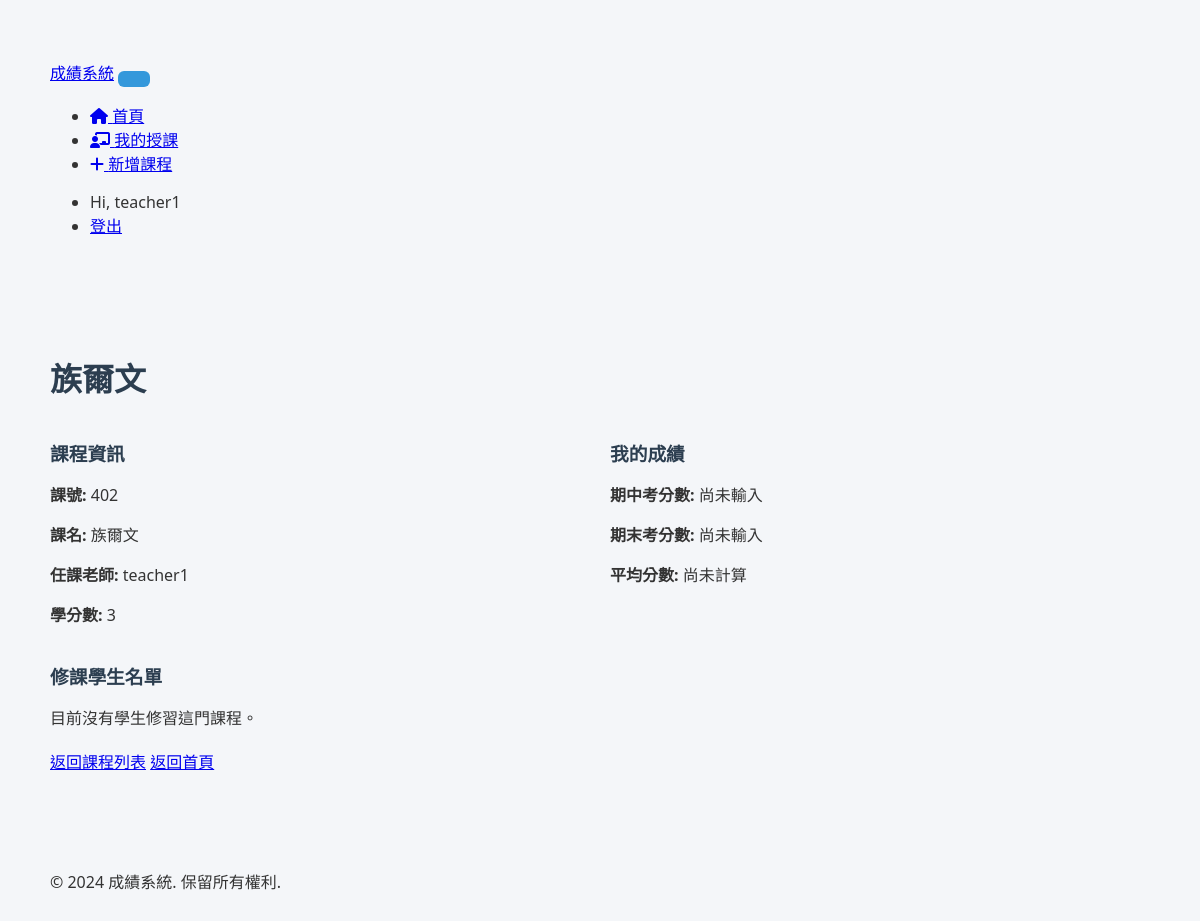
Before: /courses/course/402/ (signed in) with the older database file.
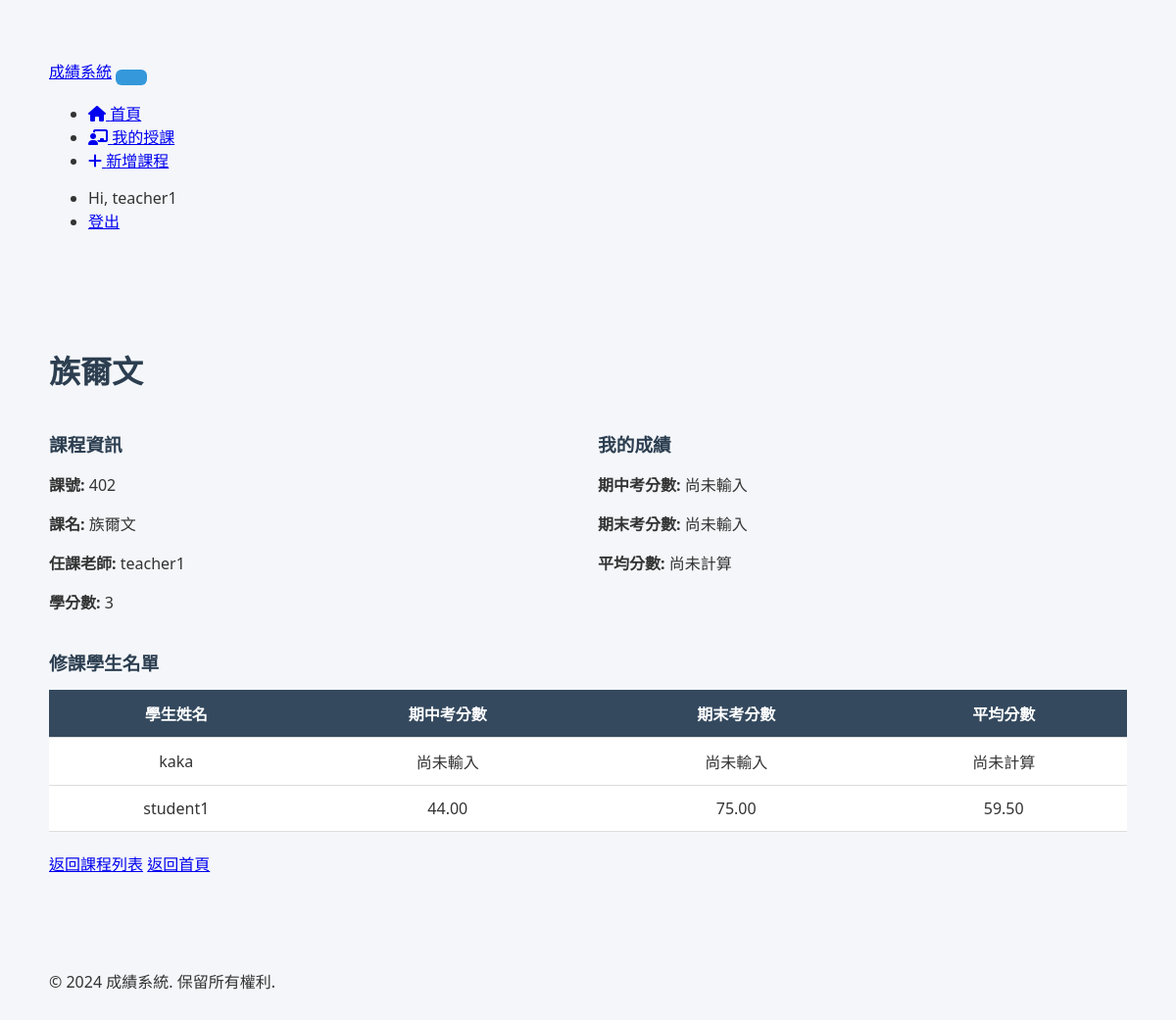
After: the same page with the newer database file.
### grade_system/courses/models.py (models this page shows, shortened)
class StudentCourse(models.Model):
    student = models.ForeignKey(User, on_delete=models.CASCADE,
                               limit_choices_to={'profile__role': 'student'},
                               related_name='enrolled_courses',
                               verbose_name='學生')
    course = models.ForeignKey(Course, on_delete=models.CASCADE,
                              related_name='enrollments',
                              verbose_name='課程')
    midterm_score = models.DecimalField(
        max_digits=5,
        decimal_places=2,
        null=True,
        blank=True,
        verbose_name='期中考分數',
        validators=[MinValueValidator(0), MaxValueValidator(100)]
    )
    final_score = models.DecimalField(
        max_digits=5,
        decimal_places=2,
        null=True,
        blank=True,
        verbose_name='期末考分數',
        validators=[MinValueValidator(0), MaxValueValidator(100)]
    )
    enrolled_at = models.DateTimeField(auto_now_add=True, verbose_name='選課時間')
    class Meta:
        verbose_name = '學生修課'
        verbose_name_plural = '學生修課'
        unique_together = ['student', 'course']
        ordering = ['-enrolled_at']
    def get_total_score(self):
        if self.midterm_score is not None and self.final_score is not None:
            return (self.midterm_score + self.final_score) / 2
        return None

### grade_system/courses/views.py (the view)
# urls.py: path('course/<str:course_id>/', views.course_detail, name='course_detail'),
@login_required
def course_detail(request, course_id):
    course = get_object_or_404(Course, course_id=course_id)
    comments = CourseComment.objects.filter(course=course).select_related('student').order_by('-created_at')
    paginator = Paginator(comments, 10)
    page_number = request.GET.get('page')
    page_obj = paginator.get_page(page_number)
    context = {
        'course': course,
        'page_obj': page_obj,
    }
    if request.user.profile.role == 'student':
        try:
            student_course = StudentCourse.objects.get(course=course, student=request.user)
            context['student_course'] = student_course
        except StudentCourse.DoesNotExist:
            pass
    return render(request, 'courses/course_detail.html', context)

### grade_system/courses/context_processors.py (called while the page is built)
def user_role(request):
    try:
        if request.user.is_authenticated:
            return {'user_role': getattr(request.user.profile, 'role', None)}
    except Exception:
        pass
    return {'user_role': None}

### grade_system/templates/courses/course_detail.html (shortened to what this page needs)
{% extends 'base.html' %}
{% block content %}
<h1>{{ course.course_name }}</h1>
<div style="display: grid; grid-template-columns: 1fr 1fr; gap: 20px; margin: 20px 0;">
    <div>
        <h3>課程資訊</h3>
        <p><strong>課號:</strong> {{ course.course_id }}</p>
        <p><strong>課名:</strong> {{ course.course_name }}</p>
        <p><strong>任課老師:</strong> {{ course.teacher }}</p>
        <p><strong>學分數:</strong> {{ course.credit }}</p>
    </div>
    <div>
        <h3>我的成績</h3>
        <p><strong>期中考分數:</strong> {{ student_course.midterm_score|default:"尚未輸入" }}</p>
        <p><strong>期末考分數:</strong> {{ student_course.final_score|default:"尚未輸入" }}</p>
        <p><strong>平均分數:</strong> {{ student_course.get_total_score|default:"尚未計算" }}</p>
    </div>
</div>
<h3>修課學生名單</h3>
{% with students=course.enrollments.all %}
{% if students %}
<table>
    <thead>
        <tr>
            <th>學生姓名</th>
            <th>期中考分數</th>
            <th>期末考分數</th>
            <th>平均分數</th>
        </tr>
    </thead>
    <tbody>
        {% for enrollment in students %}
        <tr>
            <td>{{ enrollment.student.username }}</td>
            <td>{{ enrollment.midterm_score|default:"尚未輸入" }}</td>
            <td>{{ enrollment.final_score|default:"尚未輸入" }}</td>
            <td>{{ enrollment.get_total_score|default:"尚未計算" }}</td>
        </tr>
        {% endfor %}
    </tbody>
</table>
{% else %}
<p>目前沒有學生修習這門課程。</p>
{% endif %}
{% endwith %}
<div style="margin-top: 20px;">
    <a href="{% url 'course_list' %}" class="btn">返回課程列表</a>
    <a href="{% url 'home' %}" class="btn">返回首頁</a>
</div>
{% endblock %}

Changed rows visible on the page:
added StudentCourse: student.username "kaka", midterm_score "尚未輸入", final_score "尚未輸入", get_total_score "尚未計算"
added StudentCourse: student.username "student1", midterm_score "44.00", final_score "75.00", get_total_score "59.50"
Other visible differences:
text no longer shown: "目前沒有學生修習這門課程。"
text now shown: "學生姓名 期中考分數 期末考分數 平均分數"
